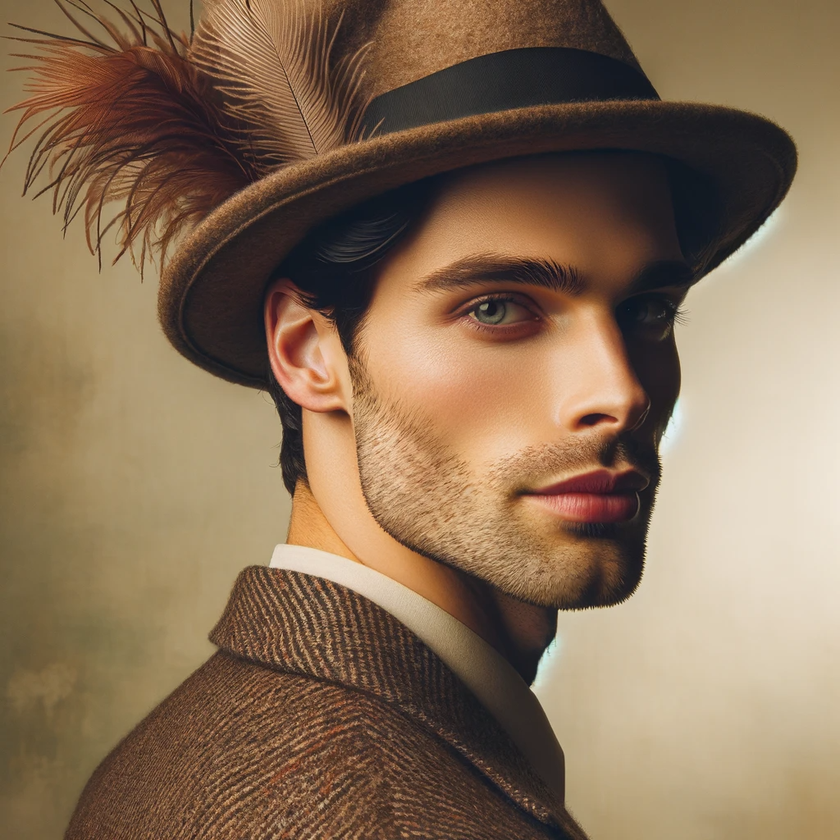
#> input picture img/like_lenna.png, 840 x 840 px, shrunk from 1024 x 1024 before the run
$ python otsu.py
#> lines starting #> are read from the running program, lines starting #| are printed output that depends on the picture; after the words box and inside, x2 and y2 are one past the last pixel; in counts of white or black regions, pixels touching at a corner belong together
import cv2
import numpy as np
import matplotlib.pylab as plt

# 1. 이미지를 그레이스케일로 읽기
img = cv2.imread('../img/like_lenna.png', cv2.IMREAD_GRAYSCALE)
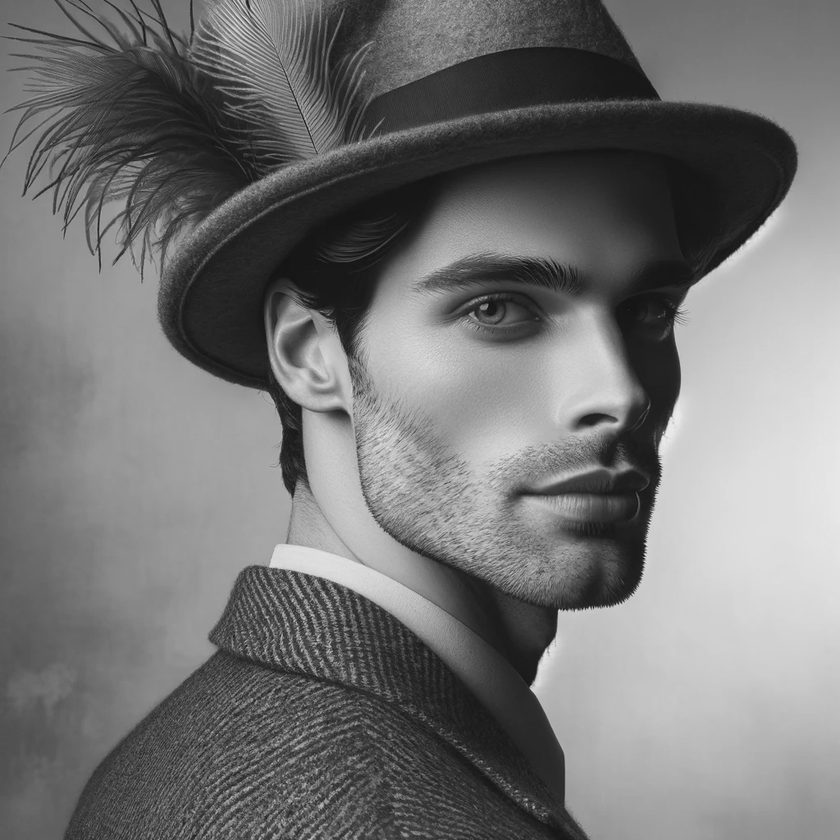
#> img: shape (840, 840); min 12, max 235, mean 116.2

# 2. 고정 임계값 130으로 바이너리 이미지 생성
_, t_130 = cv2.threshold(img, 130, 255, cv2.THRESH_BINARY)
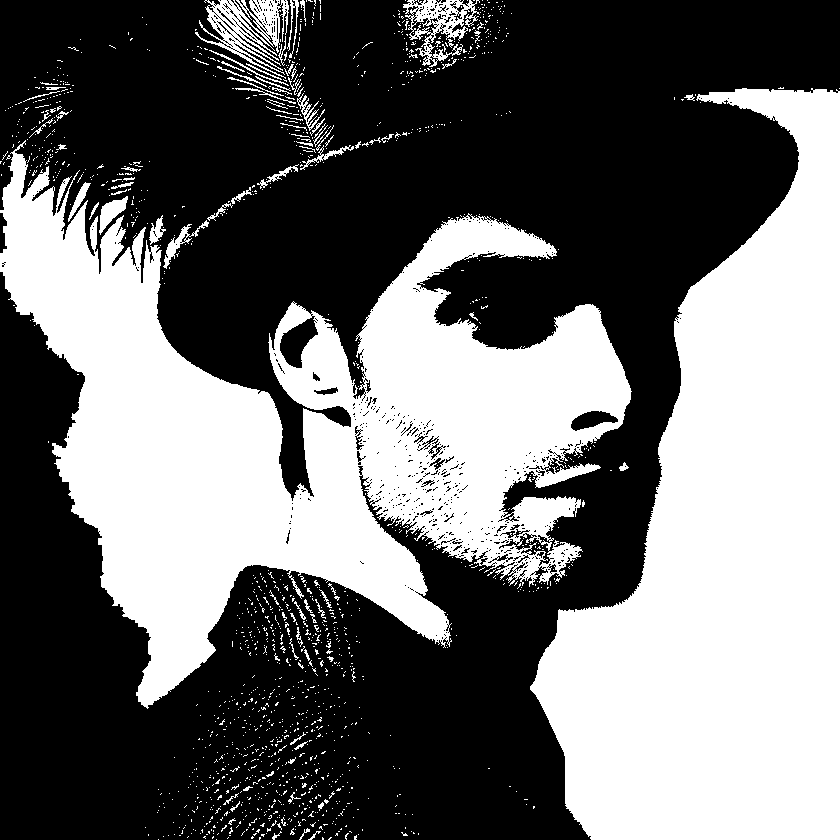
#> t_130: shape (840, 840); 42.8% white; 1501 white regions (1415 under 20 px), largest, box (x1, y1, x2, y2) and area: (0, 140, 632, 709) 149287, (530, 88, 840, 840) 138589, (195, 0, 289, 79) 2981

# 3. Otsu 알고리즘을 이용하여 자동으로 최적 임계값 계산 및 바이너리 이미지 생성
t_otsu, t_auto = cv2.threshold(img, -1, 255, cv2.THRESH_BINARY | cv2.THRESH_OTSU)
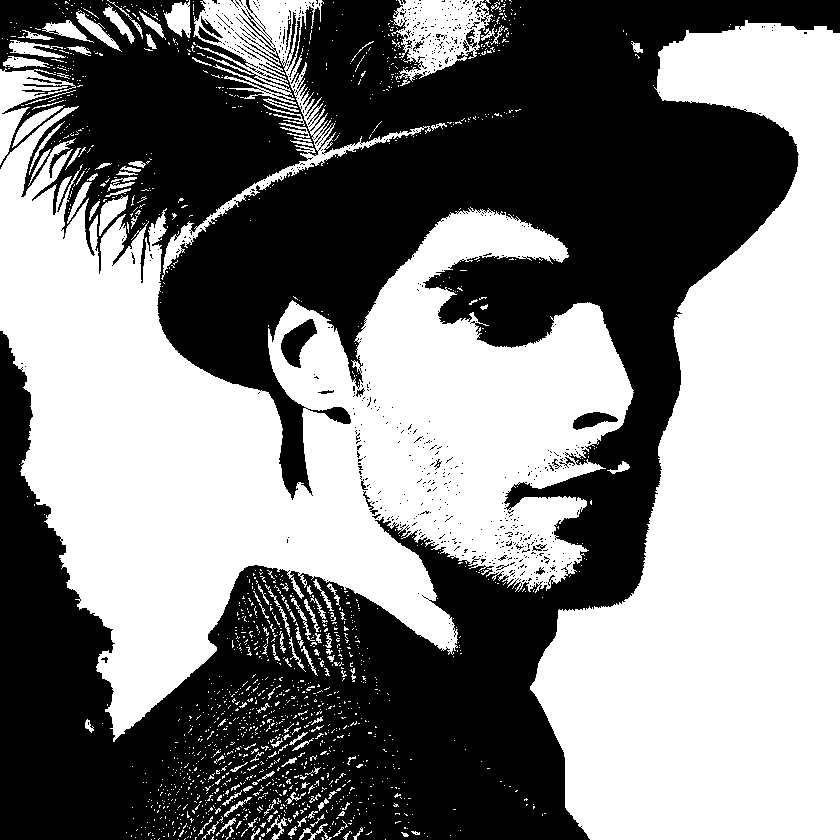
#> t_auto: shape (840, 840); 50.8% white; 701 black regions (670 under 20 px), largest, box (x1, y1, x2, y2) and area: (0, 0, 840, 840) 342450, (281, 319, 317, 368) 898, (573, 412, 618, 430) 458
#> t_otsu = 115
print(f"Otsu threshold: {t_otsu}")
#| Otsu threshold: 115.0

# 4. 결과를 딕셔너리에 저장해서 시각화
imgs = {
    'Original': img,
    'Fixed Threshold (130)': t_130,
    f'Otsu Threshold ({int(t_otsu)})': t_auto
}

# 5. 그래프로 출력
for i, (title, image) in enumerate(imgs.items()):
    plt.subplot(1, 3, i + 1)
    plt.title(title)
    plt.imshow(image, cmap='gray')
    plt.xticks([]); plt.yticks([])
#> this loop made 3 passes
#> title on passes 1 to 3: 'Original', 'Fixed Threshold (130)', 'Otsu Threshold (115)'

plt.tight_layout()
plt.show()
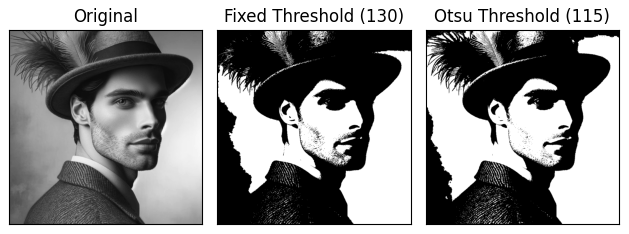
#> figure drawn by matplotlib, 3 panels

$ run again, with img/결과물.PNG copied over img/like_lenna.png
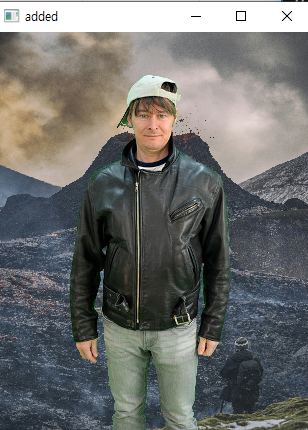
#> input picture img/결과물.PNG, 308 x 430 px
#> `_, t_130 = cv2.threshold(img, 130, 255, cv2.THRESH_BINARY)`:
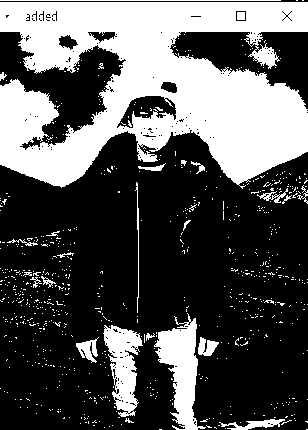
#> t_130: shape (430, 308); 33.8% white; 741 white regions (715 under 20 px), largest, box (x1, y1, x2, y2) and area: (0, 2, 308, 189) 36253, (154, 313, 206, 430) 2807, (103, 325, 143, 417) 2007
#> t_auto: shape (430, 308); 35.5% white; 836 white regions (808 under 20 px), largest, box (x1, y1, x2, y2) and area: (0, 2, 308, 189) 37493, (153, 313, 206, 430) 2941, (102, 324, 143, 418) 2241
#> t_otsu = 126
#| Otsu threshold: 126.0
#> the loop `for i, (title, image) in enumerate(imgs.items()):` made 3 passes
#> title on passes 1 to 3: 'Original', 'Fixed Threshold (130)', 'Otsu Threshold (126)'
#> `plt.show()`:
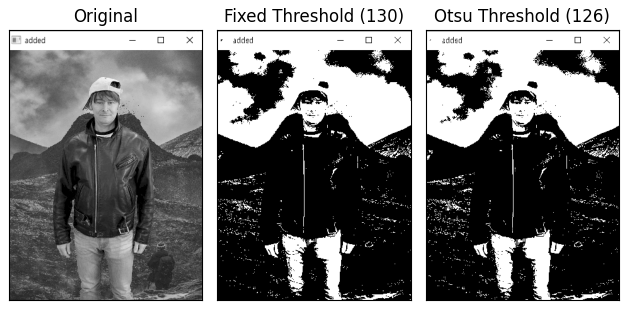
#> figure drawn by matplotlib, 3 panels

$ run again, with img/kia.jpg saved as img/like_lenna.png
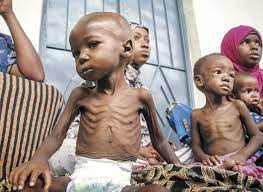
#> input picture img/kia.jpg, 263 x 192 px
#> `_, t_130 = cv2.threshold(img, 130, 255, cv2.THRESH_BINARY)`:
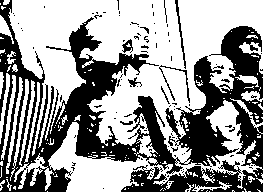
#> t_130: shape (192, 263); 59.7% white; 105 black regions (96 under 20 px), largest, box (x1, y1, x2, y2) and area: (0, 0, 263, 192) 19412, (175, 0, 186, 69) 146, (159, 65, 190, 103) 142
#> t_auto: shape (192, 263); 51.4% white; 95 black regions (83 under 20 px), largest, box (x1, y1, x2, y2) and area: (0, 0, 263, 192) 23833, (122, 39, 133, 54) 88, (126, 76, 142, 88) 70
#> t_otsu = 146
#| Otsu threshold: 146.0
#> the loop `for i, (title, image) in enumerate(imgs.items()):` made 3 passes
#> title on passes 1 to 3: 'Original', 'Fixed Threshold (130)', 'Otsu Threshold (146)'
#> `plt.show()`:
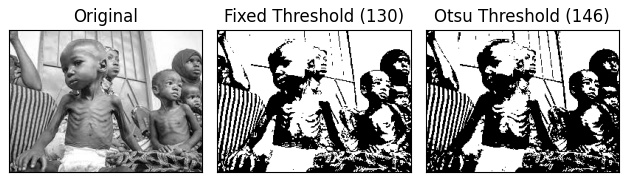
#> figure drawn by matplotlib, 3 panels

$ run again, with img/man_chromakey.jpg saved as img/like_lenna.png
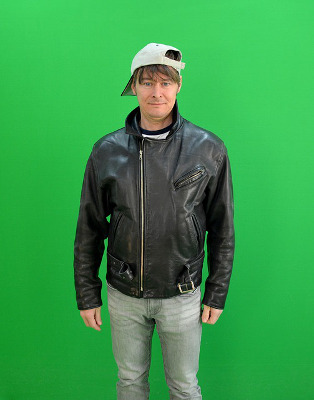
#> input picture img/man_chromakey.jpg, 314 x 400 px
#> `_, t_130 = cv2.threshold(img, 130, 255, cv2.THRESH_BINARY)`:
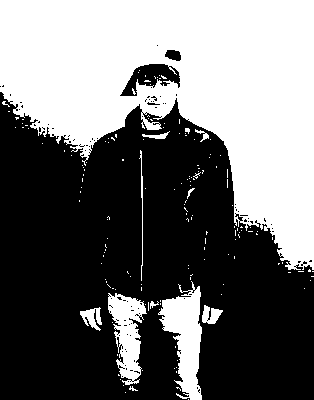
#> t_130: shape (400, 314); 43.2% white; 161 white regions (149 under 20 px), largest, box (x1, y1, x2, y2) and area: (0, 0, 314, 270) 48207, (158, 281, 202, 400) 2791, (108, 293, 147, 385) 1959
#> t_auto: shape (400, 314); 81.3% white; 96 black regions (86 under 20 px), largest, box (x1, y1, x2, y2) and area: (73, 99, 235, 324) 21901, (139, 315, 156, 400) 545, (121, 64, 170, 96) 436
#> t_otsu = 88
#| Otsu threshold: 88.0
#> the loop `for i, (title, image) in enumerate(imgs.items()):` made 3 passes
#> title on passes 1 to 3: 'Original', 'Fixed Threshold (130)', 'Otsu Threshold (88)'
#> `plt.show()`:
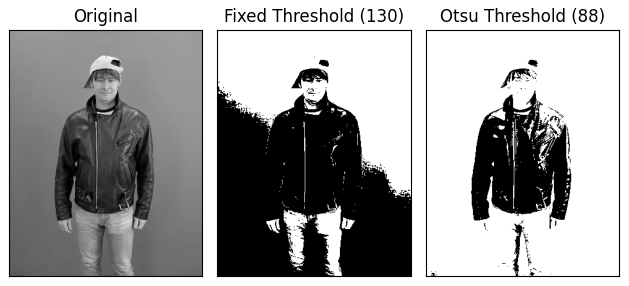
#> figure drawn by matplotlib, 3 panels
